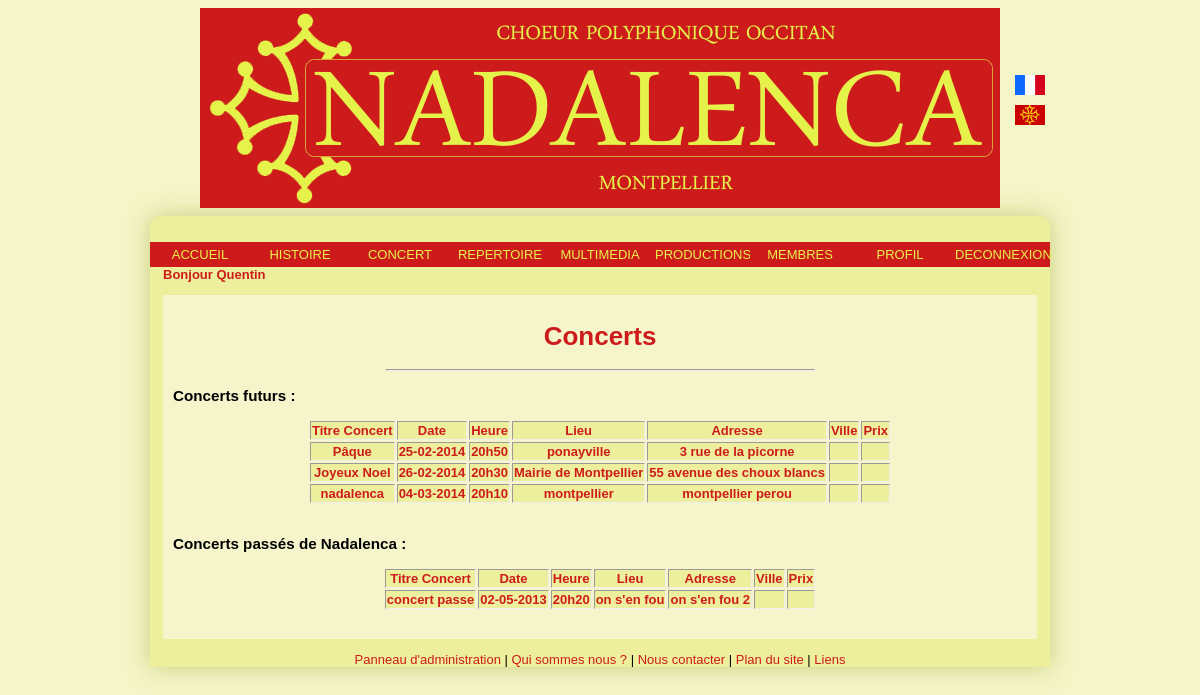
Page /Controleur/controlConcert.php (signed in) on the committed database.
### tables this page shows
CREATE TABLE IF NOT EXISTS `utilisateur` (
  `id` int(11) NOT NULL AUTO_INCREMENT,
  `nom` varchar(255) NOT NULL,
  `prenom` varchar(255) NOT NULL,
  `email` varchar(255) NOT NULL,
  `mdp` varchar(255) NOT NULL,
  `statut` varchar(255) NOT NULL,
  `admin` tinyint(1) NOT NULL,
  `adresseP` varchar(255) NOT NULL,
  `codeP` varchar(255) NOT NULL,
  `ville` varchar(255) NOT NULL,
  `numtelF` varchar(14) NOT NULL,
  `numtelM` varchar(14) NOT NULL,
  `voix` varchar(255) NOT NULL,
  PRIMARY KEY (`id`),
  UNIQUE KEY `id` (`id`)
);

CREATE TABLE IF NOT EXISTS `concert` (
  `id` int(11) NOT NULL AUTO_INCREMENT,
  `titreC` varchar(255) NOT NULL,
  `heureC` int(2) NOT NULL,
  `minuteC` int(2) NOT NULL,
  `lieuC` varchar(255) NOT NULL,
  `adresseC` varchar(255) NOT NULL,
  `ville` varchar(255) NOT NULL,
  `dateC` date NOT NULL,
  PRIMARY KEY (`id`)
);

### Modele/Utilisateur.php (called while the page is built, shortened)
<?php
class Utilisateur
{
	private $prenom;
	public function getPrenom()
	{
		return $this->prenom;
	}
	public function __construct ($id, $nom, $prenom, $email, $mdp, $statut, $admin, $adresseP, $codeP, $ville, $numtelF, $numtelM, $voix)
	{
		$this->prenom = $prenom;
	}
	public static function getUtilisateurByEmail($email)
	{
		$req = "SELECT * FROM utilisateur WHERE email='$email'";
		$res = mysql_query($req) or die ("Erreur insertion : Classe Utilisateur / Fonction getUtilisateurByEmail ");
		$tuple = mysql_fetch_array($res);
		return new Utilisateur($tuple['id'], $tuple['nom'], $tuple['prenom'], $email, $tuple['mdp'], $tuple['statut'], $tuple['admin'], $tuple['adresseP'], $tuple['codeP'], $tuple['ville'], $tuple['numtelF'], $tuple['numtelM'], $tuple['voix']);
	}
}
?>

### Vue/viewConcert.php (the view)
<h1>Concerts</h1>
<hr />
<h3>Concerts futurs :</h3>
	<table border = "1">
		<tr>
			<td>Titre Concert</td>
			<td>Date</td>
			<td>Heure</td>
			<td>Lieu</td>
			<td>Adresse</td>
			<td>Ville</td>
			<td>Prix</td>
<?php
	while ($tuple1 = mysql_fetch_array($res1))
	{
		$euDate = date("d-m-Y", strtotime($tuple1['dateC']));
		echo "<tr>"
				."<td>".$tuple1['titreC']."</td>"
				."<td>".$euDate."</td>"
				."<td>".$tuple1['heureC'].'h'.$tuple1['minuteC']."</td>"
				."<td>".$tuple1['lieuC']."</td>"
				."<td>".$tuple1['adresseC']."</td>"
				."<td>".$tuple1['villeC']."</td>"
				."<td>".$tuple1['prixC']."</td>"
			."</tr>";
	}
		echo "</table><br/>";
	?>
<h3>Concerts passés de Nadalenca :</h3>
		<table border = "1">
			<tr>
				<td>Titre Concert</td>
				<td>Date</td>
				<td>Heure</td>
				<td>Lieu</td>
				<td>Adresse</td>
				<td>Ville</td>
				<td>Prix</td>
	<?php
	while ($tuple2 = mysql_fetch_array($res2))
	{
		$euDate = date("d-m-Y", strtotime($tuple2['dateC']));
		echo "<tr>"
				."<td>".$tuple2['titreC']."</td>"
				."<td>".$euDate."</td>"
				."<td>".$tuple2['heureC'].'h'.$tuple2['minuteC']."</td>"
				."<td>".$tuple2['lieuC']."</td>"
				."<td>".$tuple2['adresseC']."</td>"
				."<td>".$tuple2['villeC']."</td>"
				."<td>".$tuple2['prixC']."</td>"
			."</tr>";
	}
		echo "</table><br/>";
	?>

### Controleur/controlConcert.php (shortened to what this page needs)
<!DOCTYPE html>
<html>
	<head>
			<link rel="stylesheet" href="../style.css" />
	</head>
<?php
include("./menu.php");
	$req="SELECT * from concert where dateC>now() order by dateC ASC ";
	$res1 =mysql_query($req);
	$req="SELECT * from concert where dateC<now() order by dateC ASC ";
	$res2 =mysql_query($req);
	include ("../Vue/viewConcert.php");
	require("./footer.php");
?>

### Controleur/menu.php (shortened to what this page needs)
	<body>
	<div id="page">
		<div id="banniere">
			<img src="../Images/banniere_nada.png" alt="banniere" title="Association Polyphonique Nadalenca de Montpellier"/>
			<ul id="drapeau">
				<li><a href="./controlAccueil.php"><img src="../Images/drapfr.png" title="Drapeau Français" alt="drapeau_fr"/></a></li>
				<li><a href="#"><img src="../Images/drapoc.png" title="Drapeau Occitan" alt="occitan_fr"/></a></li>
			</ul>
		</div>
		<div id="corps">
<?php
	include("../Modele/Utilisateur.php");
	if(isset($_SESSION['login']))
	{
		$email = $_SESSION['login'];
		$profil = Utilisateur::getUtilisateurByEmail($email);
		?>
				<ul id="menu_mem">
					<li><a href="./controlAccueil.php">ACCUEIL</a></li>
					<li><a href="./controlHistoire.php">HISTOIRE</a></li>
					<li><a href="./controlConcert.php">CONCERT</a></li>
					<li><a href="./controlRepertoire.php">REPERTOIRE</a></li>
					<li><a href="#">MULTIMEDIA</a>
						</li>
					<li><a href="#">PRODUCTIONS</a></li>
					<li><a href="./controlMembres.php">MEMBRES</a></li>
					<li><a href="./controlProfil.php">PROFIL</a></li>
					<li><a href="./deconnexion.php">DECONNEXION</a></li>
				</ul>
				<h4>Bonjour <?php echo ($profil->getPrenom());?></h4>
			<div id="contenu">
<?php
}
?>

### Controleur/footer.php (shortened to what this page needs)
		</div>
<?php
		if(isset($_SESSION['admin']) && $_SESSION['admin'] != 0)
		{?>
			<ul id="footer_admin">
				<li><a href="./controlAdministrateur.php">Panneau d'administration</a> |
				<li><a href="#">Qui sommes nous ?</a></li> |
				<li><a href="./controlContact.php">Nous contacter</a></li> |
				<li><a href="./controlPlandusite.php">Plan du site</a></li> |
				<li><a href="controlLiens.php">Liens</a></li>
			</ul>
<?php 	}?>
	</div>
	</body>
</html>

### style.css (style rules this page uses)
html { text-align: justify; font-family: sans-serif; font-size: small; background-color: #f4f5c8; }
#drapeau { list-style-type: none; margin-left: 63em; margin-top: -11em; background-attachment:fixed; }
#drapeau li { padding-top: 10px; }
#drapeau img { width: 30px; height: 20px; }
#page { width: 900px; height: 100%; margin: auto; }
#banniere { width: 100%; height: 100%; text-align: center; }
img { display: block; margin: 0; margin-right: auto; margin-left: auto; }
#menu_mem { width: 100%; list-style-type: none; margin: 0; margin-top: -3em; padding: 0; text-align: center; }
#menu_mem li { float: left; width: 100px; }
#menu_mem li a:link, #menu_mem li a:visited { display:block; color:#e5f24a; background-color:#cd1b1b; margin:0; padding:5px 5px; border:0; text-decoration:none; }
#corps { width:100%; height:100%; margin-top:7em; border-radius:10px; border-radius: 10px 10px 0 0; background-color:#edef9c; box-shadow:0px 0px 23px #cacc7b; padding-top:5em; }
#contenu { background-color: #f6f4ca; margin-right: 1em; margin-left: 1em; padding-left: 10px; padding-right: 10px; padding-bottom: 1em; }
h1 { text-align: center; margin-top: 2em; padding-top: 1em; color: #cd1b1b; }
h4 { margin: 0; margin-left: 1em; margin-bottom:-4em; color: #cd1b1b; }
hr { width: 50%; }
a:link, a:visited { text-decoration: none; color: #cd1b1b; }
table { margin: 0; padding : 0; margin : 10px auto auto auto; border: 0; vertical-align: middle; }
td { font-weight: bold; text-align: center; background-color:#edef9c; color: #cd1b1b; }
h4 { margin: 0; margin-left: 1em; margin-bottom:-3em; color: #cd1b1b; }
#footer_admin { width: 100%; list-style-type: none; text-align: center; margin-bottom: 1em; padding:0; }
#footer_admin li { display: inline; width: 150px; }
#footer_admin li a:link, #footer_admin li a:visited { text-decoration: none; color:#cd1b1b; }

### rows in the picture
utilisateur: prenom "Quentin"
concert: titreC "Pâque", dateC "25-02-2014", heureC "20", minuteC "50", lieuC "ponayville", adresseC "3 rue de la picorne"
concert: titreC "Joyeux Noel", dateC "26-02-2014", heureC "20", minuteC "30", lieuC "Mairie de Montpellier", adresseC "55 avenue des choux blancs"
concert: titreC "nadalenca", dateC "04-03-2014", heureC "20", minuteC "10", lieuC "montpellier", adresseC "montpellier perou"
concert: titreC "concert passe", dateC "02-05-2013", heureC "20", minuteC "20", lieuC "on s'en fou", adresseC "on s'en fou 2"
